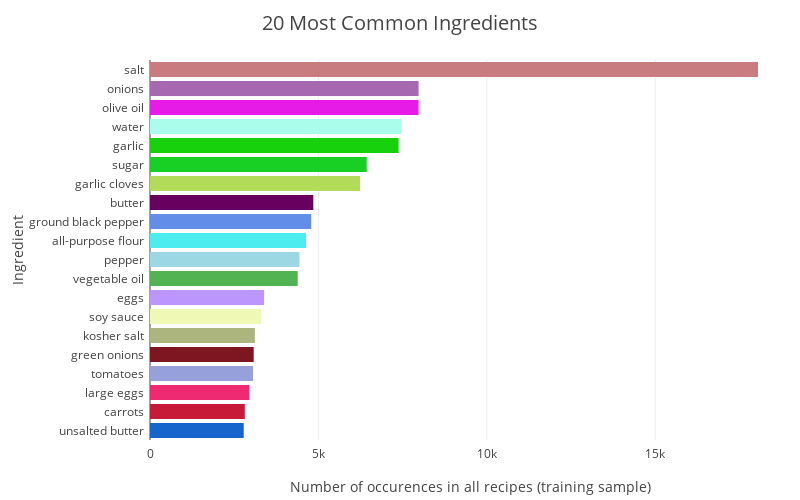

Notebook code cell kept with this figure:
### Markdown cell above
## Most common ingridients
Lets have a look at the most common ingridients.

### Code cell
allingredients = [] # this list stores all the ingredients in all recipes (with duplicates)
for item in train_data['ingredients']:
    for ingr in item:
        allingredients.append(ingr) 

# Count how many times each ingredient occurs
countingr = Counter()
for ingr in allingredients:
     countingr[ingr] += 1

# Extract the first 20 most common ingredients in order to vizualize them for better understanding
mostcommon = countingr.most_common(20)
mostcommoningr = [i[0] for i in mostcommon]
mostcommoningr_count = [i[1] for i in mostcommon]

trace = go.Bar(
            x=mostcommoningr_count[::-1],
            y= mostcommoningr[::-1],
            orientation = 'h',marker = dict(color = random_colours(20),
))
layout = go.Layout(
    xaxis = dict(title= 'Number of occurences in all recipes (training sample)', ),
    yaxis = dict(title='Ingredient',),
    title= '20 Most Common Ingredients', titlefont = dict(size = 20),
    margin=dict(l=150,r=10,b=60,t=60,pad=5),
    width=800, height=500, 
)
data = [trace]
fig = go.Figure(data=data, layout=layout)
iplot(fig, filename='horizontal-bar')

### Figure 1 — Plotly figure (JSON) as saved in the notebook; plotly's stock layout.template omitted (floating-point values rounded to 4 significant figures)
{"data": [{"marker": {"color": ["#1565CD", "#C61A38", "#EE2A72", "#96A1DC", "#7D1620", "#ACB57E", "#F0F8B6", "#BC96FD", "#51B351", "#9CD8E3", "#4DEDEF", "#628EEA", "#67005E", "#B3DB5A", "#18D023", "#17D10D", "#AAFDEA", "#E61BE8", "#A568B1", "#C87C7F"]}, "orientation": "h", "type": "bar", "uid": "30d7bbc3-8422-4908-8b34-d175d292d1fe", "x": [2782, 2814, 2948, 3058, 3078, 3113, 3296, 3388, 4385, 4438, 4632, 4785, 4848, 6237, 6434, 7380, 7457, 7972, 7972, 18049], "y": ["unsalted butter", "carrots", "large eggs", "tomatoes", "green onions", "kosher salt", "soy sauce", "eggs", "vegetable oil", "pepper", "all-purpose flour", "ground black pepper", "butter", "garlic cloves", "sugar", "garlic", "water", "olive oil", "onions", "salt"]}], "layout": {"height": 500, "margin": {"b": 60, "l": 150, "pad": 5, "r": 10, "t": 60}, "title": "20 Most Common Ingredients", "titlefont": {"size": 20}, "width": 800, "xaxis": {"title": "Number of occurences in all recipes (training sample)"}, "yaxis": {"title": "Ingredient"}}}
